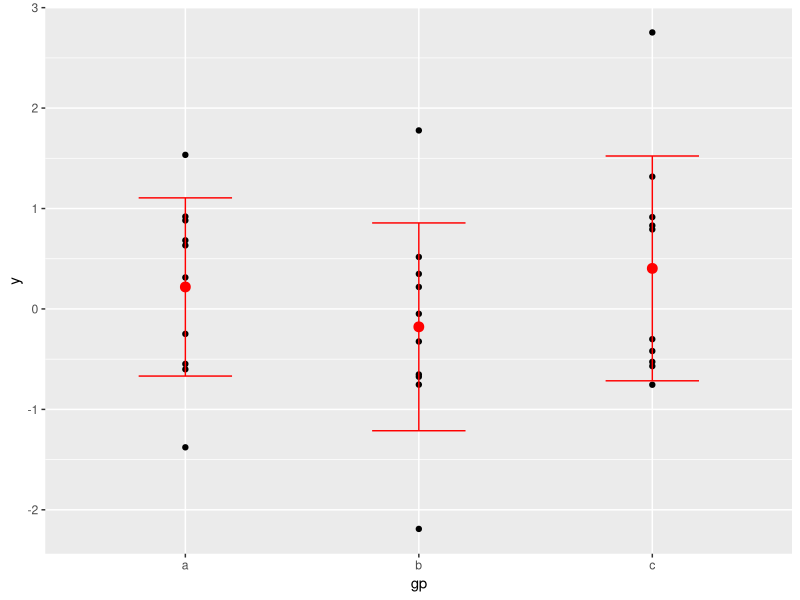
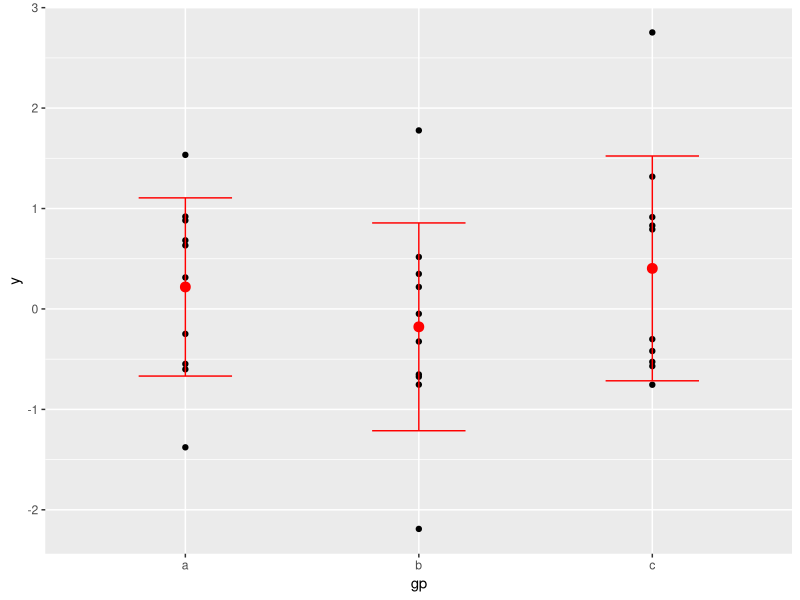

The R script that drew these images, in order:
## ---- chunk 1
require(ggplot2)
df <- data.frame(gp = factor(rep(letters[1:3], each = 10)),
                 y = rnorm(30))
# Compute sample mean and standard deviation in each group
ds <- plyr::ddply(df, "gp", plyr::summarise, mean = mean(y), sd = sd(y))


ggplot() +
  geom_point(data = df, aes(x = gp, y = y)) +
  geom_point(data = ds, aes(x = gp, y = mean),
             colour = 'red', size = 3) +
  geom_errorbar(data = ds, aes(x = gp, y = mean,
                               ymin = mean - sd, ymax = mean + sd),
                colour = 'red', width = 0.4)
ggsave(filename = "figures/Rplot.png")
